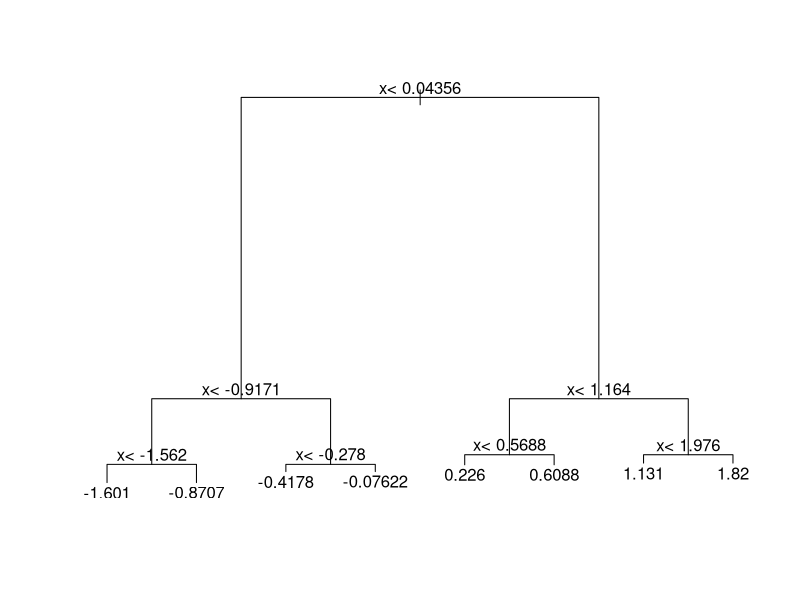
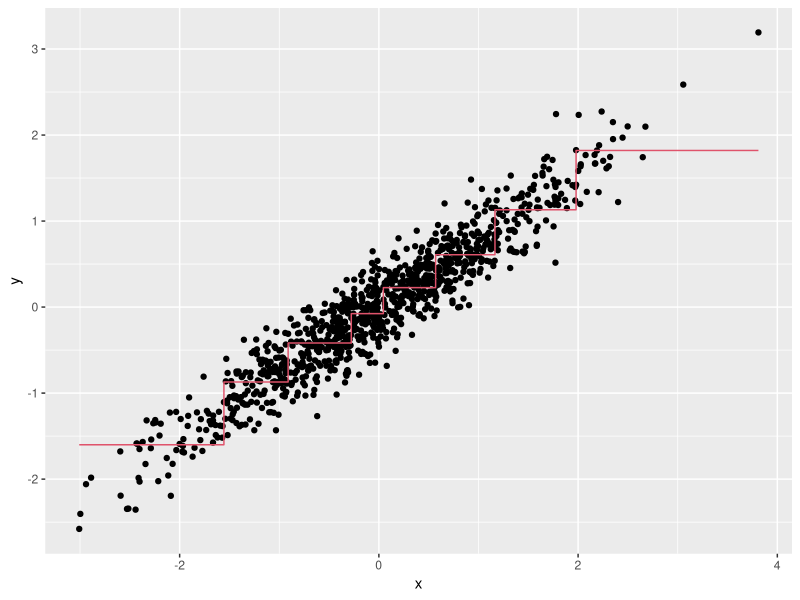

Write R code to recreate these figures, in order.
rm(list = ls())
library(dslabs)
library(caret)
library(tidyverse)
library(ggplot2)
library(rpart)

n <- 1000
sigma <- 0.25
set.seed(1) #set.seed(1, sample.kind = "Rounding") if using R 3.6 or later
x <- rnorm(n, 0, 1)
y <- 0.75 * x + rnorm(n, 0, sigma)
dat <- data.frame(x = x, y = y)
dat
fit <- rpart(y ~ ., data = dat) 
plot(fit)
text(fit)

dat %>%
  mutate(y_hat = predict(fit)) %>%
  ggplot() +
  geom_point(aes(x, y)) +
  geom_step(aes(x, y_hat), col=2)
